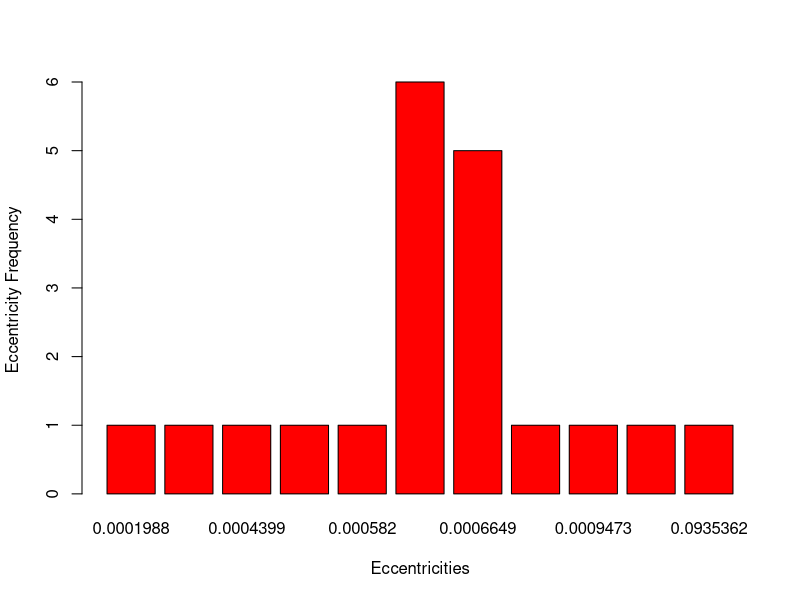
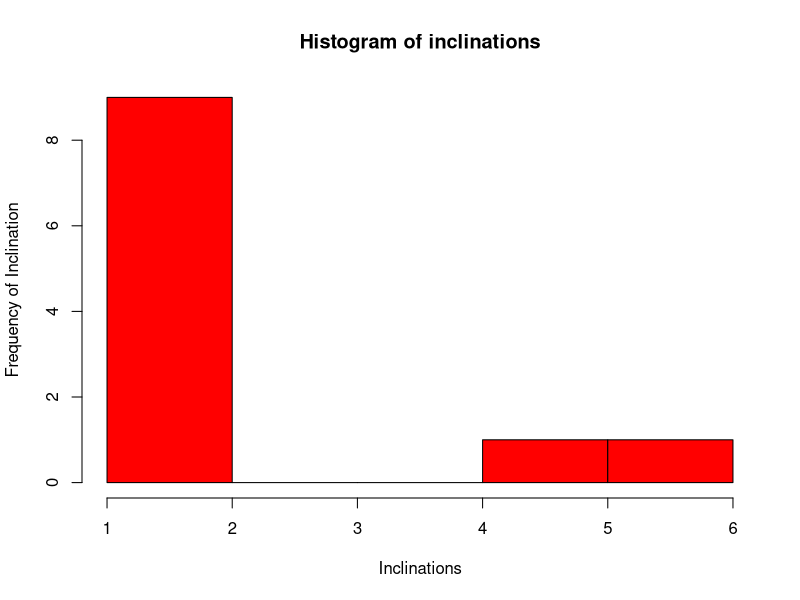

The R source for these figures, in order: (Note: this script raises an error after producing the figures.)
ss_dataset <- read.csv("spacestations.csv")
library(stringr)
#Create a list of satellites with their eccentricity, their 

#Shows the different eccentiricties of the stations. This is measing eccentricity
#which means that there are 6 satellites with more elliptical orbits, a few with semi-circular, one with an almost 
#completely elliptical orbit.
eccentricity <- table(ss_dataset$ECCENTRICITY)

barplot(eccentricity, col="red", xlab = "Eccentricities", ylab = "Eccentricity Frequency")


#Finds the mean_motions of the each, or how fast the average station goes around in an orbit.
#my_array <- array(c(values_set1, values_set2), dim = c(2, 3))

inclinations <- table(ss_dataset$INCLINATION)

hist(inclinations, col="red", xlab = "Inclinations", ylab = "Frequency of Inclination")

orbital_period_list = list(names = c(),
orbital_period = c())

#Times satellites were launched

object_epochs <- ss_dataset$EPOCH

object_ids <- ss_dataset$OBJECT_ID

for (i in seq_len(object_ids))
{
    print(id)
    id_string <- str_split(object_ids[i], "-")
    print(id_string)
}

#Stacks 3 graphs on top of one another in a single column for comparison.
par(mfrow = c(4, 1))
xlim = c(0, 3)

# mean_motion_1 <- ss_dataset$MEAN_MOTION[ss_dataset$OBJECT_NAME == "ISS (NAUKA)"]

# mean_motion_2 <- ss_dataset$MEAN_MOTION[ss_dataset$OBJECT_NAME == "ISS (ZARYA)"]

# mean_motions <- c(mean_motion_1, mean_motion_2)
# labels <- c("ISS NAUKA", "ISS ZARYA")
# barplot(mean_motions, names.arg = labels)
